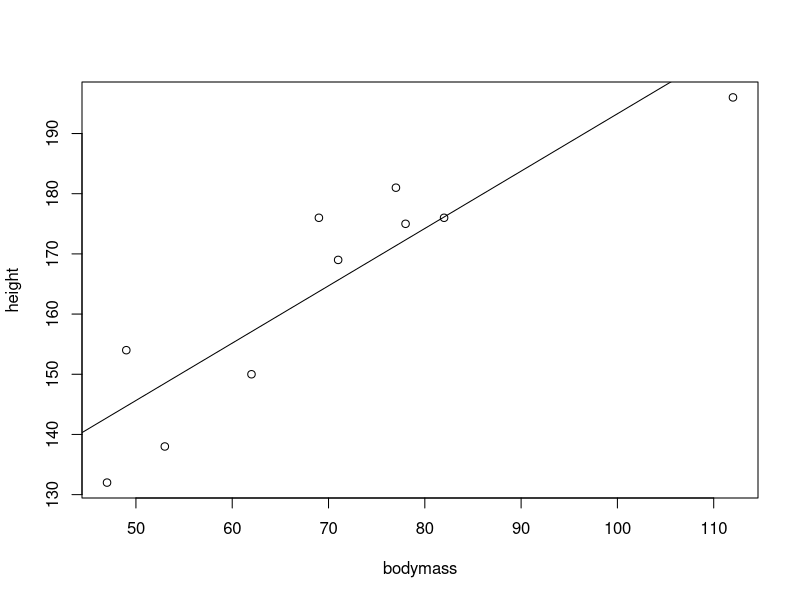

The R script that drew this image:
# my practice script
height <- c(176, 154, 138, 196, 132, 176, 181, 169, 150, 175)
bodymass <- c(82, 49, 53, 112, 47, 69, 77, 71, 62, 78)

plot(bodymass, height)+
  abline(lm(height ~ bodymass)) # Fitting regression line using lm